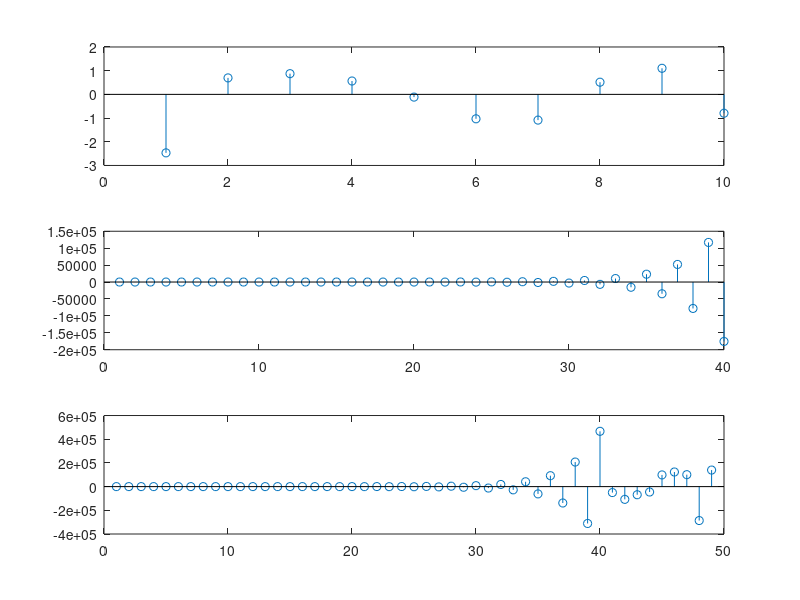

The MATLAB script that drew this image:
N = 40;
num = [0.3 0.2 -0.3];
den = [1 0.9 -0.9];
h = impz(num,den,N);% so luong mau tinh toan
stem(h,'filled');grid on;
x = randn(1,10);
y = conv(x,h);
subplot(311),stem(x);
subplot(312),stem(h);
subplot(313),stem(y);